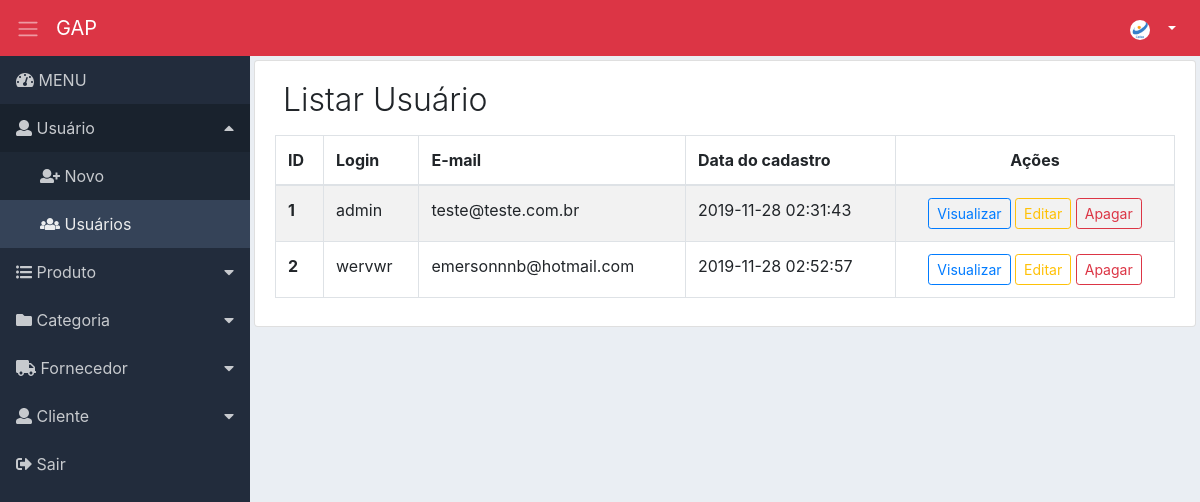
The page /usuario_listar.php (signed in) on the database its author committed.
### tables this page shows
CREATE TABLE `usuario` (
  `id_usuario` int(11) NOT NULL,
  `data_cadastro` timestamp NOT NULL DEFAULT CURRENT_TIMESTAMP ON UPDATE CURRENT_TIMESTAMP,
  `nome` varchar(255) DEFAULT NULL,
  `email` varchar(255) DEFAULT NULL,
  `tipo_acesso` int(11) DEFAULT NULL,
  `situacao` varchar(255) DEFAULT NULL,
  `rua` varchar(255) DEFAULT NULL,
  `numero` int(255) DEFAULT NULL,
  `complemento` varchar(255) DEFAULT NULL,
  `estado` varchar(255) DEFAULT NULL,
  `cidade` varchar(255) DEFAULT NULL,
  `cep` int(255) DEFAULT NULL,
  `senha` varchar(255) DEFAULT NULL,
  `user` varchar(255) DEFAULT NULL
);

### usuario_listar.php (the view, shortened to what this page needs)
<?php
require('header.php');
?>
<div class="content p-1">
    <div class="list-group-item">
        <div class="d-flex">
            <div class="mr-auto p-2">
                <h2 class="display-4 titulo">Listar Usuário</h2>
            </div>
        </div>
        <div class="table-responsive">
            <table class="table table-striped table-hover table-bordered ">
                <thead>
                    <tr>
                        <th>ID</th>
                        <th>Login</th>
                        <th class="d-none d-sm-table-cell">E-mail</th>
                        <th class="d-none d-lg-table-cell">Data do cadastro</th>
                        <th class="text-center">Ações</th>
                    </tr>
                </thead>
                <tbody>
                    <?php
                include_once 'conexao.php';
                $sql = "SELECT id_usuario, user, email, data_cadastro FROM `usuario`";
                $retorno = mysqli_query($conn, $sql);
                while ($array = mysqli_fetch_array($retorno, MYSQLI_ASSOC)) {
                    $id_usuario = $array['id_usuario'];
                    $login = $array['user'];
                    $email = $array['email'];
                    $data_cadastro = $array['data_cadastro'];
                    ?>
                    <tr>
                        <th><?= $id_usuario ?></th>
                        <td><?= $login ?></td>
                        <td class="d-none d-sm-table-cell"><?= $email ?></td>
                        <td class="d-none d-lg-table-cell"><?= $data_cadastro  ?></td>
                        <td class="text-center">
                            <span class="d-none d-md-block">
                                <a href="usuario_visualizar.php?id=<?=$id_usuario?>"
                                    class="btn btn-outline-primary btn-sm" data-toggle="modal"
                                    data-target="#visualizarRegistro">Visualizar</a>
                                <a href="usuario_editar.php?id=<?=$id_usuario?>"
                                    class="btn btn-outline-warning btn-sm">Editar</a>
                                <a href="usuario_apagar.php?id=<?=$id_usuario?>" class="btn btn-outline-danger btn-sm"
                                    data-toggle="modal" data-target=" #apagarRegistro">Apagar</a>
                            </span>
                        </td>
                    </tr>
                    <?php } ?>
                </tbody>
            </table>
        </div>
    </div>
</div>
<?php
    require('footer.php');
?>

### css/dashboard.css (style rules this page uses)
body { background-color: #eaeef3; }
.content { width: 100%; }
.titulo { font-size: 2.0rem !important; }

### rows shown on the page
usuario: id_usuario "1", user "admin", email "teste@teste.com.br", data_cadastro "2019-11-28 02:31:43"
usuario: id_usuario "2", user "wervwr", email "emersonnnb@hotmail.com", data_cadastro "2019-11-28 02:52:57"
